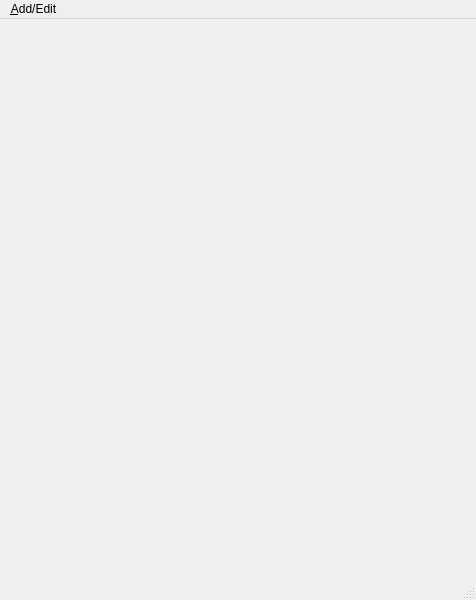
<?xml version="1.0" encoding="UTF-8"?>
<ui version="4.0">
 <class>MainWindow</class>
 <widget class="QMainWindow" name="MainWindow">
  <property name="geometry">
   <rect>
    <x>0</x>
    <y>0</y>
    <width>476</width>
    <height>600</height>
   </rect>
  </property>
  <property name="windowTitle">
   <string>MainWindow</string>
  </property>
  <widget class="QWidget" name="centralwidget"/>
  <widget class="QMenuBar" name="menubar">
   <property name="geometry">
    <rect>
     <x>0</x>
     <y>0</y>
     <width>476</width>
     <height>21</height>
    </rect>
   </property>
   <widget class="QMenu" name="menu_Add_Edit">
    <property name="title">
     <string>&amp;Add/Edit</string>
    </property>
    <addaction name="action_Add_Edit_new_group_mucsle"/>
    <addaction name="action_Add_Edit_new_exercise"/>
    <addaction name="action_Add_Edit_new_traning"/>
    <addaction name="action_Import_traning_from_excel"/>
    <addaction name="action_Add_Edit_weight_coeff"/>
   </widget>
   <addaction name="menu_Add_Edit"/>
  </widget>
  <widget class="QStatusBar" name="statusbar"/>
  <action name="action_Add_Edit_new_group_mucsle">
   <property name="text">
    <string>&amp;Add/Edit new group mucsle</string>
   </property>
  </action>
  <action name="action_Add_Edit_new_exercise">
   <property name="text">
    <string>&amp;Add/Edit new exercise</string>
   </property>
  </action>
  <action name="action_Add_Edit_new_traning">
   <property name="text">
    <string>&amp;Add/Edit new traning</string>
   </property>
  </action>
  <action name="action_Import_traning_from_excel">
   <property name="text">
    <string>&amp;Import traning from excel</string>
   </property>
  </action>
  <action name="action_Add_Edit_weight_coeff">
   <property name="text">
    <string>&amp;Add/Edit weight coeff</string>
   </property>
  </action>
 </widget>
 <resources/>
 <connections/>
</ui>
